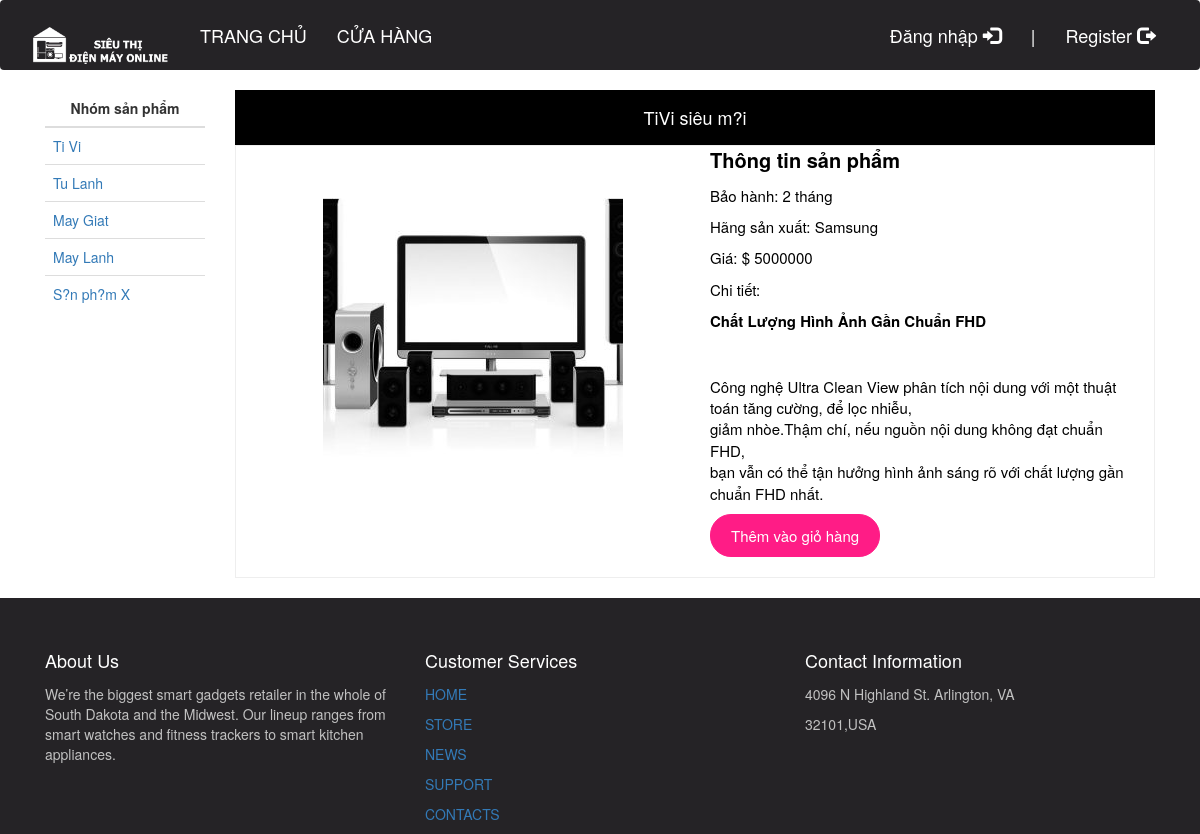
Page /?action=product_detail&id_nsp=1&id_sp=40 on the committed database.
### tables this page shows
CREATE TABLE `nhomsp` (
  `IdNhomSP` int(11) NOT NULL,
  `TenNhomSP` varchar(50) NOT NULL,
  `HinhNSP` varchar(255) NOT NULL
);

CREATE TABLE `sanpham` (
  `IdSP` int(11) NOT NULL,
  `IdNhomSP` int(11) NOT NULL,
  `TenSP` varchar(50) NOT NULL,
  `HangSX` varchar(50) NOT NULL,
  `Hinh` varchar(255) NOT NULL,
  `Gia` int(11) NOT NULL,
  `ChiTiet` longtext NOT NULL,
  `GiamGia` int(11) NOT NULL,
  `BaoHanh` int(11) NOT NULL
);

### Admin/model/nhomsp_db.php (called while the page is built, shortened)
<?php
function get_nhomsp() {
    global $db;
    $query = 'SELECT * FROM nhomsp';
    $result = $db->query($query);
    return $result;
}
?>

### Admin/model/sanpham_db.php (called while the page is built, shortened)
<?php
function get_sanpham($id_sanpham) {
    global $db;
    $query = "SELECT * FROM sanpham WHERE IdSP = " . $id_sanpham;
    $product = $db->query($query);
    $product = $product->fetch();
    return $product;
}
?>

### production_detail.php (the view)
<?php include 'view/header.php'; ?>
	<content>
		<div class="container">
			<div class="main-block col-lg-2 col-md-2 col-sm-2 col-xs-12">
				<table class="table table-hover">
					<thead>
						<tr>
						    <th>Nhóm sản phẩm</th>
						</tr>
					</thead>
					<?php foreach ($categories as $category) { ?>
					<tr>
						<td><a href="?action=productions&id_nsp=<?php echo $category['IdNhomSP'];?>"><?php echo $category['TenNhomSP'];?></a></td>
					</tr>
					<?php } ?>
				</table>
			</div>
			<div class="main-block col-lg-10 col-md-10 col-sm-10 col-xs-12">
				<p class="title col-lg-12 col-md-12 col-sm-12 col-xs-12"><?php echo $products['TenSP'];?></p>
				<div class="categories-content col-lg-12 col-md-12 col-sm-12 col-xs-12">
					<div class="production-img col-lg-6 col-md-6 col-sm-6 col-xs-6">
						<img style="width:initial;max-width:100%;margin:20px 0;" src="images<?php echo $products['Hinh'];?>">
					</div>
					<div style="text-align:left;" class="production-detail col-lg-6 col-md-6 col-sm-6 col-xs-6">
						<p style="font-size:20px;font-weight:bold;">Thông tin sản phẩm</p>
						<p>Bảo hành: <?php echo $products['BaoHanh'];?> tháng</p>
						<p>Hãng sản xuất: <?php echo $products['HangSX'];?></p>
						<p>Giá: $ <?php echo $products['Gia'];?></p>
						<p>Chi tiết:</p>
						<p><?php echo $products['ChiTiet'];?></p>
						<a style="float:left;margin-bottom:20px;"class="submit" href="?action=addcart&item=<?php echo $products['IdSP']; ?>">Thêm vào giỏ hàng</a>
					</div>
				</div>
			</div>
		</div>
	</content>
<?php include 'view/footer.php'; ?>

### css/styles.css (style rules this page uses)
content p.title { font-size: 18px; line-height: 55px; text-align: center; background: black; color: white; margin: 0; }
content .categories-content img { width: 100%; }
content .categories-content { text-align: center; color: black; font-size: 15px; border: 1px solid #eee; text-decoration: none; }
content a.submit { color: white; background: #3ec37d; border: 1px solid #3ec37d; padding: 10px 20px; border-radius: 21px; }
content a.submit { background: #ff1c86; border: 1px solid #ff1c86; }
content table th { text-align: center; }
content table td { text-align: left; vertical-align: middle !important; }

### rows in the picture
nhomsp: TenNhomSP "Ti Vi"
nhomsp: TenNhomSP "Tu Lanh"
nhomsp: TenNhomSP "May Giat"
nhomsp: TenNhomSP "May Lanh"
nhomsp: TenNhomSP "S?n ph?m X"
sanpham: TenSP "TiVi siêu m?i", Hinh (picture), BaoHanh "2", HangSX "Samsung", Gia "5000000", ChiTiet "Chất Lượng Hình Ảnh Gần Chuẩn FHD Công nghệ Ultra Clean View phân tích nội dung với một thuật toán tăng cường, để lọc nhiễu, giảm nhòe.Thậm chí, nếu nguồn nội dung không đạt chuẩn FHD, bạn vẫn có thể tận hưởng hình ảnh sáng rõ với chất lượng gần chuẩn FHD nhất."
